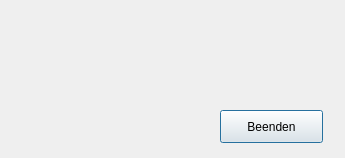
<?xml version="1.0" encoding="UTF-8"?>
<ui version="4.0">
 <class>Dialog</class>
 <widget class="QDialog" name="Dialog">
  <property name="geometry">
   <rect>
    <x>0</x>
    <y>0</y>
    <width>345</width>
    <height>158</height>
   </rect>
  </property>
  <property name="windowTitle">
   <string>Dialog</string>
  </property>
  <widget class="QPushButton" name="pushButton">
   <property name="geometry">
    <rect>
     <x>220</x>
     <y>110</y>
     <width>103</width>
     <height>33</height>
    </rect>
   </property>
   <property name="text">
    <string>Beenden</string>
   </property>
  </widget>
 </widget>
 <layoutdefault spacing="6" margin="11"/>
 <resources/>
 <connections/>
</ui>
